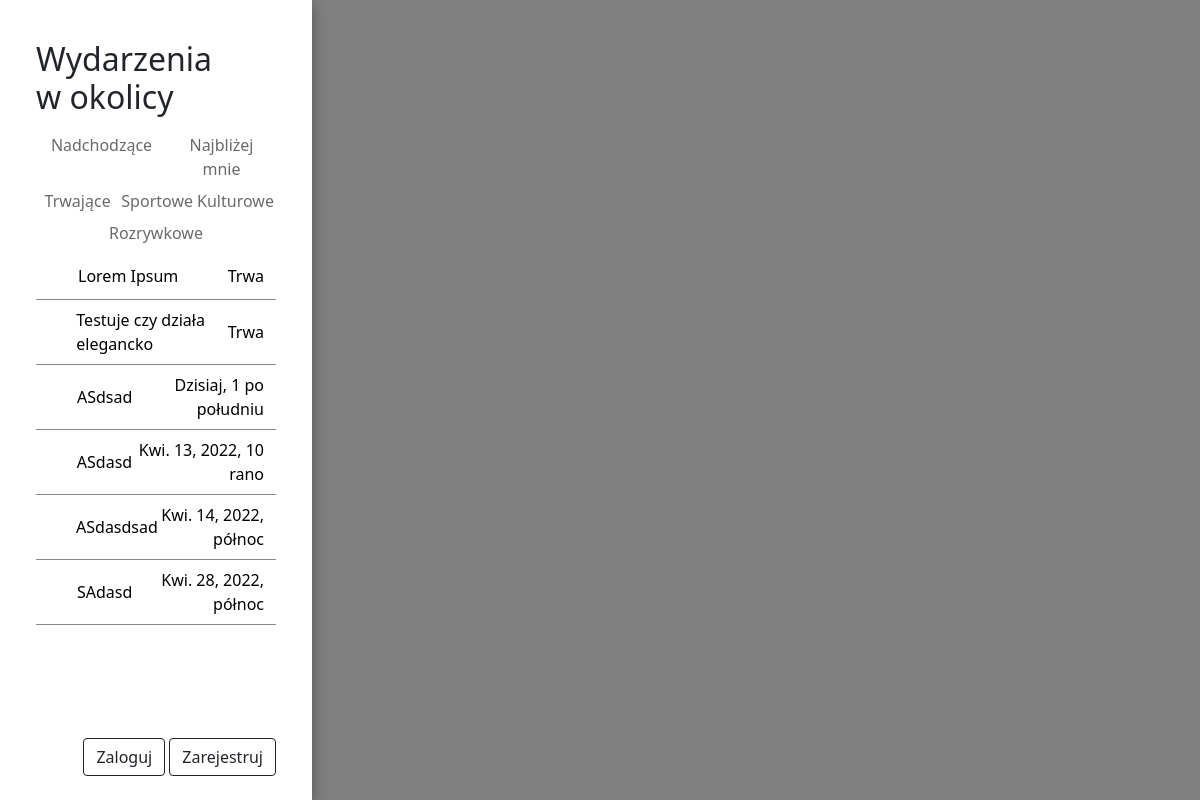
The page / on the database its author committed.
### main_backend/models.py (models this page shows)
class Event(models.Model):
    title = models.CharField(max_length=100)
    description = models.CharField(max_length=300)
    author = models.ForeignKey(User, on_delete=models.CASCADE)
    start_time = models.DateTimeField()
    deadline = models.DateTimeField()
    type_of_event = models.CharField(max_length=30, choices=TITLE_CHOICES)
    link_do_miejsca_wydarzenia =  models.URLField(max_length = 200, blank=True, null=True)
    x_miejsca = models.FloatField(null=True)
    y_miejsca = models.FloatField(null=True)
    def __str__(self):
        return self.title

### frontend/views.py (the view)
# urls.py: path('', views.home_page, name="home"),
def home_page(request):
    form = CreateNewEvent()
    today = timezone.now()
    event = Event.objects.all().order_by("start_time")
    for e in event:
        if e.deadline < today:
                Event.objects.filter(id=e.id).delete()
                event = Event.objects.all().order_by("start_time")
    context = {"form":form, "event":event,'today':today}
    return render(request, 'home.html', context)

### frontend/templates/home.html (shortened to what this page needs)
{% extends "base.html" %}
{% block linki %}
<link href="https://api.mapbox.com/mapbox-gl-js/v2.6.1/mapbox-gl.css" rel="stylesheet">
<link rel="stylesheet" href="static/mobile.css">
{% endblock %}
{% block css %}home_style.css{% endblock %}
{% block content %}
<div id="map"></div>
<div id="sidenav_left" class="sidenav sidenav_left">
    <h2 id="sidenav_title">Wydarzenia <br>w okolicy</h2>
    <div class="sort">
        <a class="sort_kategorie" href="{% url 'home' %}">Nadchodzące</a>
        <a class="sort_kategorie" href="{% url 'home' %}">Najbliżej mnie</a>
        <a class="sort_kategorie" href="{% url 'home' %}">Trwające</a>
        <a href="">Sportowe<img class="sort_img" src="https://i.ibb.co/VmXYvcc/obraz-2022-04-11-100240859.png" alt=""></a>
        <a href="">Kulturowe<img class="sort_img" src="https://i.ibb.co/Cb3TP27/obraz-2022-04-11-100333453.png" alt=""></a>
        <a href="">Rozrywkowe<img class="sort_img" src="https://i.ibb.co/59GqRvs/obraz-2022-04-11-100010968.png" alt=""></a>
    </div>
    {% for e in event %}
    <button id="e" class="left-list-element {{e.type_of_event}}">{{ e }} <span>
        {% if today.date >= e.start_time.date and today.time >= e.start_time.time and e.deadline.date > today.date or e.deadline.date == today.date and e.deadline.time >= today.time and today.time >= e.start_time.time%}
            Trwa
        {% elif today.date == e.start_time.date %}
            Dzisiaj, {{ e.start_time.time }}
        {% else %}
        {{ e.start_time }}
        {% endif %}
    </span></button>
    {% endfor %}
    {% if user.is_authenticated %}
    <div id="login_container">
        <button id="open_form" class="btn btn-outline-dark" onclick="toggle_right_menu(1, 'form'),
        toggle_right_menu(0, 'detail')">Dodaj wydarzenie</button>
        <a class="btn btn-outline-dark wyloguj" type="button" href="/logout">Wyloguj</a>
    </div>
    {% else %}
    <div id="login_container">
        <a class="btn btn-outline-dark" type="button" href="/login">Zaloguj</a>
        <a class="btn btn-outline-dark" type="button" href="{% url 'register' %}">Zarejestruj</a>
    </div>
    {% endif %}
</div>
    {% load crispy_forms_tags %}
{% endblock %}

### frontend/templates/base.html (shortened to what this page needs)
<!DOCTYPE html>
<html lang="PL_pl">
<head>
    <link href="https://cdn.jsdelivr.net/npm/bootstrap@5.1.3/dist/css/bootstrap.min.css" rel="stylesheet">
    {% load static %}
    <link rel="stylesheet" href="static/{% block css %}base_style.css{% endblock %}">
    <link rel="stylesheet" href="static/base_style.css">
    {% block linki %}
    {% endblock %}
</head>
<body>
    <div id="base_container">
        {% block content %}{% endblock %}
    </div>
</body>
</html>

### frontend/static/home_style.css (style rules this page uses)
* { user-select: none !important; }
#map { width: auto; height: 100vh; }
.Kulturowe::before { display: inline-block; content: ""; width: 30px; height: 30px; padding-right: 2vw; background-size: 30px 30px; background-repeat: no-repeat; background-image: url("https://i.ibb.co/Cb3TP27/obraz-2022-04-11-100333453.png"); }
.Sportowe::before { display: inline-block; content: ""; width: 30px; height: 30px; padding-right: 2vw; background-size: 30px 30px; background-repeat: no-repeat; background-image: url("https://i.ibb.co/VmXYvcc/obraz-2022-04-11-100240859.png"); }
.Rozrywkowe::before { display: inline-block; content: ""; width: 30px; height: 30px; padding-right: 2vw; background-size: 30px 30px; background-repeat: no-repeat; background-image: url("https://i.ibb.co/59GqRvs/obraz-2022-04-11-100010968.png"); }
.sort_kategorie { flex-basis: 33%; margin-bottom: 1vh; text-align: center; }
.sidenav { background-color: #fff; width: 26vw; height: 100vh; z-index: 2; position: fixed; top: 0; padding: 3vh 3vw 3vh 3vw; box-shadow: rgba(0, 0, 0, 0.35) 0px 5px 15px; }
.sidenav_left { display: flex; flex-direction: column; }
#login_container { height: auto; margin-bottom: 0; width: 100%; margin-top: auto; text-align: right; }
.left-list-element { text-align: left; display: flex; flex-direction: row; justify-content: flex-start; align-items: center; align-content: center; width: 100%; padding: 1vh 1vw 1vh 1vw; border: none; border-bottom: 1px solid rgb(136, 136, 136); background: none; }
.sort { display: flex; flex-direction: row; flex-wrap: wrap; justify-content: space-around; align-items: flex-start; align-content: flex-start; margin-bottom: 1vh }
.sort a { text-decoration: none; color: rgba(0, 0, 0, 0.589); }
#sidenav_title { margin-bottom: 2vh; }
.left-list-element span { text-align: right; margin-left: auto; float: right; }

### frontend/static/base_style.css (style rules this page uses)
body { background-color: gray; margin: 0; padding: 0; }

### rows shown on the page
Event: title "Lorem Ipsum", shows "Trwa"
Event: title "Testuje czy działa elegancko", shows "Trwa"
Event: title "ASdsad", start_time.time "1 po południu"
Event: title "ASdasd", start_time "Kwi. 13, 2022, 10 rano"
Event: title "ASdasdsad", start_time "Kwi. 14, 2022, północ"
Event: title "SAdasd", start_time "Kwi. 28, 2022, północ"
